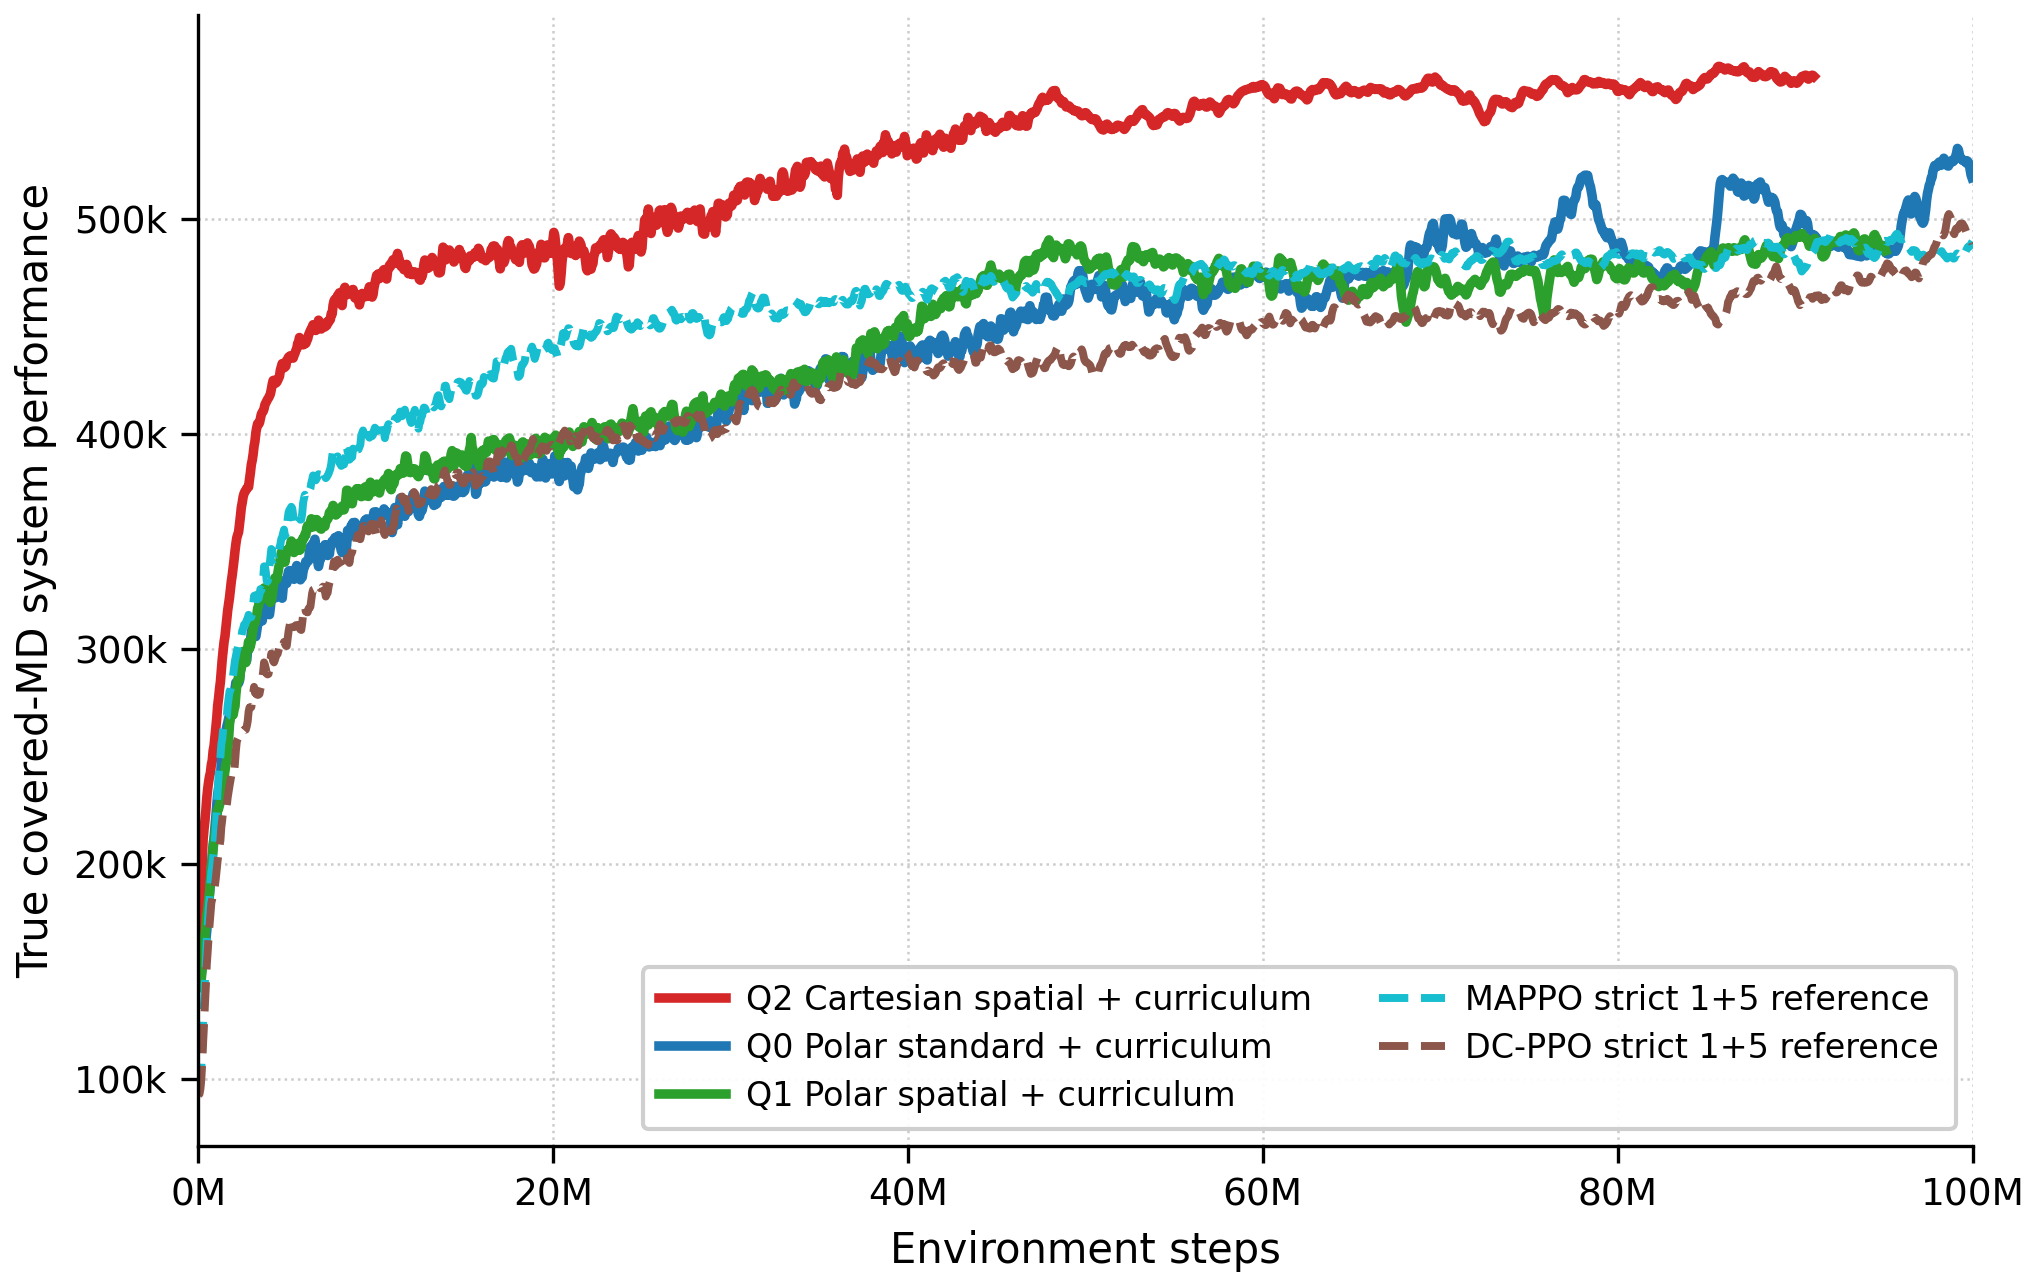

Source code (Python):
from pathlib import Path
import csv
import matplotlib
matplotlib.use("Agg")
import matplotlib.pyplot as plt
from matplotlib.ticker import FuncFormatter
import numpy as np
from tensorboard.backend.event_processing import event_accumulator

OUT=Path(__file__).resolve().parent
ROOT=OUT.parents[2]
RESULTS=ROOT/"onpolicy"/"scripts"/"results"/"mec"/"mappo"
TAG="agent0/system_performance_true_all_GUs"
OFFSET=50_000_000

def load(exp,run="run1"):
    files=list((RESULTS/exp/run/"logs").glob("events.out.tfevents.*"))
    assert files, f"No event file: {exp}/{run}"
    f=max(files,key=lambda p:p.stat().st_mtime)
    ea=event_accumulator.EventAccumulator(str(f),size_guidance={event_accumulator.SCALARS:0});ea.Reload()
    ev=ea.Scalars(TAG)
    return np.array([e.step for e in ev],dtype=np.int64),np.array([e.value for e in ev],float)

def stitched(prefix):
    s1,y1=load(f"regional_dynamic_strict1p5_init110_220_330_440_{prefix}_gae095_seed2_50m")
    s2,y2=load(f"regional_dynamic_strict1p5_init110_220_330_440_{prefix}_gae095_seed2_warm50to100m")
    return np.r_[s1,s2+OFFSET],np.r_[y1,y2]

def smooth3(y):
    return np.array([y[max(0,i-1):min(len(y),i+2)].mean() for i in range(len(y))])

def main():
    specs=[
      ("Q2 Cartesian spatial + curriculum","q2_cartesian_spatial_curriculum_completionpriority_seed2_100m_20260729","run2","#d62728","-",False),
      ("Q0 Polar standard + curriculum","q0_polar_standard_curriculum_completionpriority_seed2_100m_20260729","run1","#1f77b4","-",False),
      ("Q1 Polar spatial + curriculum","q1_polar_spatial_curriculum_completionpriority_seed2_100m_20260729","run1","#2ca02c","-",False),
      ("MAPPO strict 1+5 reference","mappo",None,"#17becf","--",True),
      ("DC-PPO strict 1+5 reference","dcppo",None,"#8c564b","--",True),
    ]
    curves=[]
    for label,source,run,color,style,is_stitched in specs:
        steps,raw=stitched(source) if is_stitched else load(source,run)
        curves.append(dict(label=label,steps=steps,raw=raw,smooth=smooth3(raw),color=color,style=style))

    with (OUT/"plotted_curves.csv").open("w",newline="",encoding="utf-8") as f:
        w=csv.writer(f);w.writerow(["series","environment_steps","raw_value","three_point_smoothed_value"])
        for c in curves:
            for row in zip(c["steps"],c["raw"],c["smooth"]):w.writerow([c["label"],*row])
    with (OUT/"curve_summary.csv").open("w",newline="",encoding="utf-8") as f:
        w=csv.writer(f);w.writerow(["series","points","last_steps","last_raw","last20_mean","last50_mean","best20_mean"])
        for c in curves:
            roll=np.convolve(c["raw"],np.ones(20)/20,mode="valid")
            w.writerow([c["label"],len(c["raw"]),c["steps"][-1],c["raw"][-1],c["raw"][-20:].mean(),c["raw"][-50:].mean(),roll.max()])

    plt.rcParams.update({"font.family":"sans-serif","font.sans-serif":["DejaVu Sans","Arial","Helvetica"],"font.size":10,"axes.labelsize":10,"xtick.labelsize":9,"ytick.labelsize":9,"legend.fontsize":8})
    fig,ax=plt.subplots(figsize=(7,4.5))
    for c in curves:ax.plot(c["steps"],c["smooth"],label=c["label"],color=c["color"],ls=c["style"],lw=2.3 if c["style"]=="-" else 1.9)
    ax.set_xlim(0,100_000_000);ax.set_xlabel("Environment steps");ax.set_ylabel("True covered-MD system performance")
    ax.xaxis.set_major_formatter(FuncFormatter(lambda v,_:f"{v/1e6:g}M"));ax.yaxis.set_major_formatter(FuncFormatter(lambda v,_:f"{v/1000:.0f}k"))
    ax.grid(axis="both",ls=":",lw=.6,alpha=.65);ax.spines[["top","right"]].set_visible(False);ax.tick_params(direction="out",length=4)
    ax.legend(loc="lower right",ncol=2,frameon=True,framealpha=.94,labelspacing=.45,handletextpad=.6,borderpad=.5)
    fig.tight_layout();fig.savefig(OUT/"plot.png",dpi=300,bbox_inches="tight",pad_inches=.05);plt.close(fig)

if __name__=="__main__":main()
